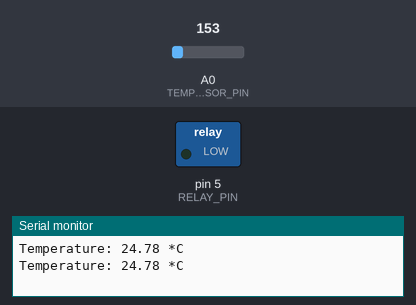
Simulated run of this sketch. Board: Arduino Uno, built with avr-gcc and run on an emulated ATmega328P. On the bench: switched loads named in the sketch (green lamp = pin HIGH), the last lines printed to the serial monitor. The test bench sets the inputs (shaded band); at power-on: A0 (TEMP_SENSOR_PIN) = 153.

Above: at 2.8 s.
2.9 s: A0 (TEMP_SENSOR_PIN) set to 174
At 5.2 s:
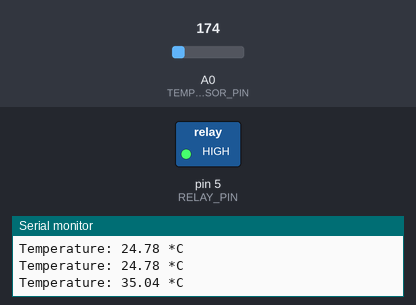
5.6 s: A0 (TEMP_SENSOR_PIN) set to 133
At 6.9 s:
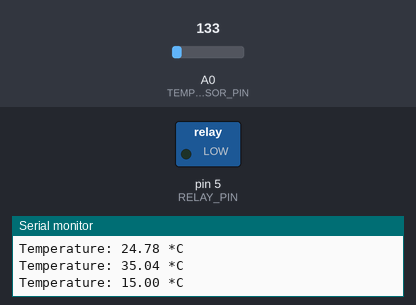
8.3 s: A0 (TEMP_SENSOR_PIN) set to 165
At 11.2 s:
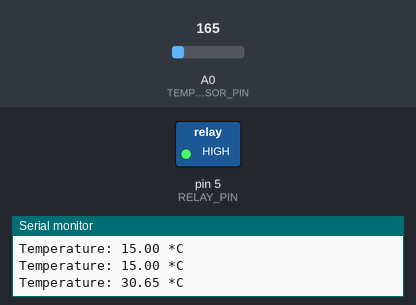
Timing chart, 0 to 12.7 s (numbered marks = the images above; inputs shaded):
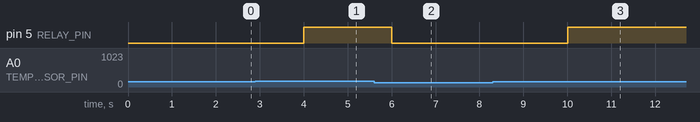

The sketch:

smart_fan.ino
```cpp
#define TEMP_SENSOR_PIN A0
#define RELAY_PIN 5

void setup() {
  Serial.begin(9600);
  pinMode(RELAY_PIN, OUTPUT);
  digitalWrite(RELAY_PIN, LOW);
}

void loop() {
  int sensorValue = analogRead(TEMP_SENSOR_PIN);
  float voltage = sensorValue * (5.0 / 1023.0);
  float temperatureC = (voltage - 0.5) * 100;

  Serial.print("Temperature: ");
  Serial.print(temperatureC);
  Serial.println(" *C");

  // Fan control logic: If temperature > 30°C, turn on the fan (LED)
  if (temperatureC > 30) {
    digitalWrite(RELAY_PIN, HIGH);
  } else {
    digitalWrite(RELAY_PIN, LOW);
  }

  delay(2000);
}
```

Measured:
- the behaviour switches between 163 and 164 on A0 (TEMP_SENSOR_PIN) (found by bisection; images 0 and 1)
- after the input at 2.9 s, pin 5 (RELAY_PIN): LOW → HIGH after 1.1 s
- after the input at 5.6 s, pin 5 (RELAY_PIN): HIGH → LOW after 0.40 s
- after the input at 8.3 s, pin 5 (RELAY_PIN): LOW → HIGH after 1.7 s
